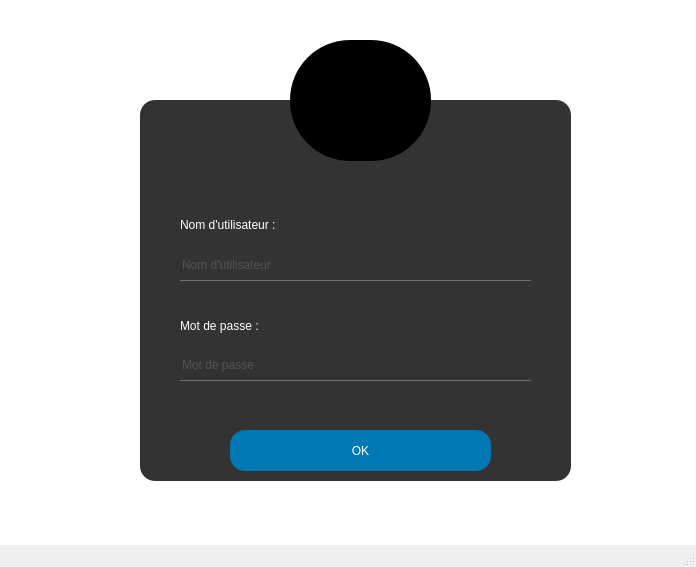
<?xml version="1.0" encoding="UTF-8"?>
<ui version="4.0">
 <class>login</class>
 <widget class="QMainWindow" name="login">
  <property name="geometry">
   <rect>
    <x>0</x>
    <y>0</y>
    <width>696</width>
    <height>567</height>
   </rect>
  </property>
  <property name="windowTitle">
   <string>MainWindow</string>
  </property>
  <property name="autoFillBackground">
   <bool>false</bool>
  </property>
  <property name="styleSheet">
   <string notr="true">QFrame{
border-radius:15px;
background-color: #333;
}

#login{
background:url(:b.jpg);
}

QToolButton{
	background-color: rgb(0, 0, 0);
	border-radius:60px;
}
QLineEdit {
	
	background: transparent;
	border : none;
	color:#717072;
	border-bottom: 1px solid #717072;
}
QPushButton:hover{
color:white;
	background-color: rgb(0, 170, 255);
border-radius:65px;
}
QPushButton{
color:white;
	background-color: rgb(0, 85, 255);
border-radius:65px;
}</string>
  </property>
  <widget class="QWidget" name="centralwidget">
   <widget class="QFrame" name="frame">
    <property name="geometry">
     <rect>
      <x>140</x>
      <y>100</y>
      <width>431</width>
      <height>381</height>
     </rect>
    </property>
    <property name="styleSheet">
     <string notr="true"/>
    </property>
    <property name="frameShape">
     <enum>QFrame::StyledPanel</enum>
    </property>
    <property name="frameShadow">
     <enum>QFrame::Raised</enum>
    </property>
    <widget class="QLineEdit" name="lineEdit">
     <property name="geometry">
      <rect>
       <x>40</x>
       <y>150</y>
       <width>351</width>
       <height>31</height>
      </rect>
     </property>
     <property name="styleSheet">
      <string notr="true">background: transparent;
	border : none;
	color:#717072;
	border-bottom: 1px solid #717072;
font: 13pt &quot;Century Gothic&quot;;</string>
     </property>
     <property name="placeholderText">
      <string>Nom d'utilisateur</string>
     </property>
    </widget>
    <widget class="QLineEdit" name="lineEdit_2">
     <property name="geometry">
      <rect>
       <x>40</x>
       <y>250</y>
       <width>351</width>
       <height>31</height>
      </rect>
     </property>
     <property name="styleSheet">
      <string notr="true">background: transparent;
	border : none;
	color:#717072;
	border-bottom: 1px solid #717072;
font: 13pt &quot;Century Gothic&quot;;</string>
     </property>
     <property name="echoMode">
      <enum>QLineEdit::Password</enum>
     </property>
     <property name="placeholderText">
      <string>Mot de passe</string>
     </property>
    </widget>
    <widget class="QLabel" name="label">
     <property name="geometry">
      <rect>
       <x>40</x>
       <y>109</y>
       <width>171</width>
       <height>31</height>
      </rect>
     </property>
     <property name="styleSheet">
      <string notr="true">color: rgb(255, 255, 255);
font: 13pt &quot;Century Gothic&quot;;</string>
     </property>
     <property name="text">
      <string>Nom d'utilisateur :</string>
     </property>
    </widget>
    <widget class="QLabel" name="label_2">
     <property name="geometry">
      <rect>
       <x>40</x>
       <y>210</y>
       <width>161</width>
       <height>31</height>
      </rect>
     </property>
     <property name="styleSheet">
      <string notr="true">color: rgb(255, 255, 255);
font: 13pt &quot;Century Gothic&quot;;</string>
     </property>
     <property name="text">
      <string>Mot de passe :</string>
     </property>
    </widget>
    <widget class="QPushButton" name="pushButton">
     <property name="geometry">
      <rect>
       <x>90</x>
       <y>330</y>
       <width>261</width>
       <height>41</height>
      </rect>
     </property>
     <property name="styleSheet">
      <string notr="true">font: 13pt &quot;Century Gothic&quot;;
color:white;
background-color: rgb(0, 120, 180);
;
border-radius:15px;</string>
     </property>
     <property name="text">
      <string>OK</string>
     </property>
    </widget>
   </widget>
   <widget class="QLabel" name="label_3">
    <property name="geometry">
     <rect>
      <x>0</x>
      <y>-10</y>
      <width>741</width>
      <height>581</height>
     </rect>
    </property>
    <property name="styleSheet">
     <string notr="true">background-color: rgb(255, 255, 255);</string>
    </property>
    <property name="text">
     <string/>
    </property>
    <property name="pixmap">
     <pixmap>images/login.png</pixmap>
    </property>
   </widget>
   <widget class="QToolButton" name="toolButton">
    <property name="geometry">
     <rect>
      <x>290</x>
      <y>40</y>
      <width>141</width>
      <height>121</height>
     </rect>
    </property>
    <property name="styleSheet">
     <string notr="true">background-color: rgb(0, 0, 0);
color: rgb(0, 0, 0);</string>
    </property>
    <property name="text">
     <string/>
    </property>
    <property name="icon">
     <iconset>
      <normaloff>images/avatar.png</normaloff>images/avatar.png</iconset>
    </property>
    <property name="iconSize">
     <size>
      <width>110</width>
      <height>110</height>
     </size>
    </property>
    <property name="checkable">
     <bool>false</bool>
    </property>
    <property name="checked">
     <bool>false</bool>
    </property>
    <property name="autoRepeat">
     <bool>false</bool>
    </property>
    <property name="autoExclusive">
     <bool>false</bool>
    </property>
    <property name="autoRepeatDelay">
     <number>298</number>
    </property>
   </widget>
   <zorder>label_3</zorder>
   <zorder>frame</zorder>
   <zorder>toolButton</zorder>
  </widget>
  <widget class="QMenuBar" name="menubar">
   <property name="geometry">
    <rect>
     <x>0</x>
     <y>0</y>
     <width>696</width>
     <height>22</height>
    </rect>
   </property>
  </widget>
  <widget class="QStatusBar" name="statusbar"/>
 </widget>
 <resources/>
 <connections/>
</ui>
